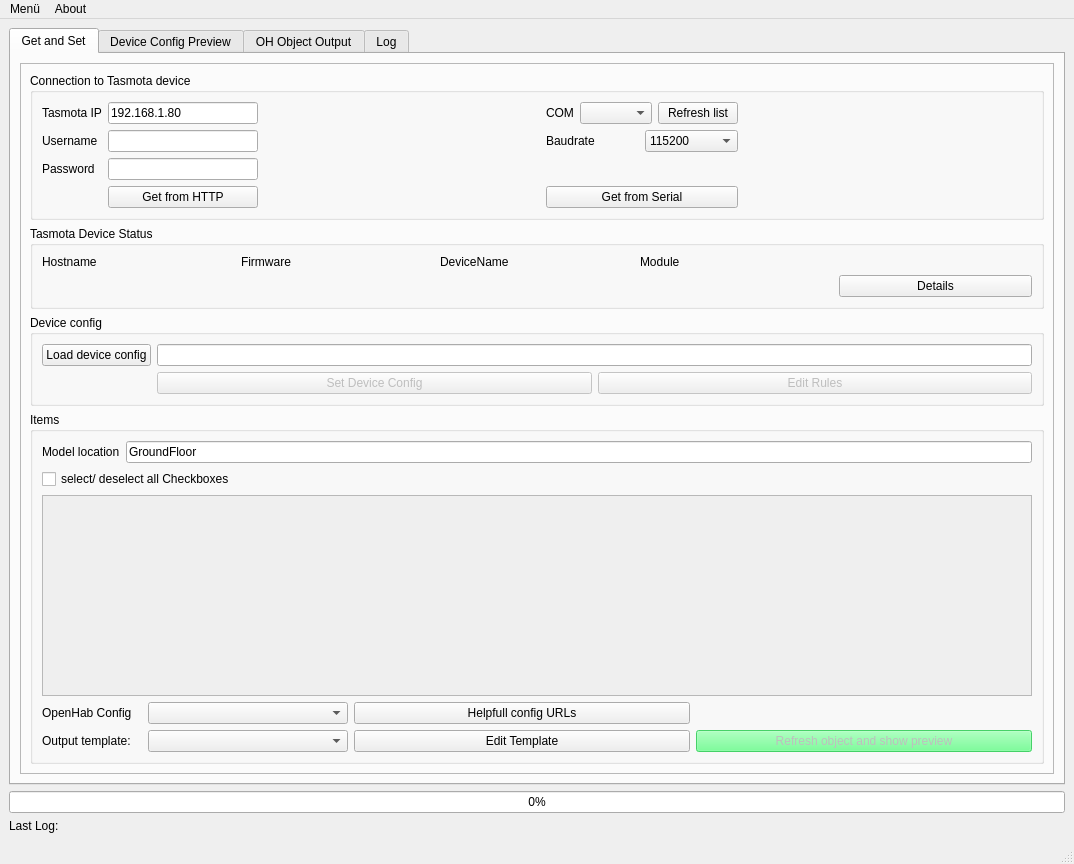
<?xml version="1.0" encoding="UTF-8"?>
<ui version="4.0">
 <class>MainWindow</class>
 <widget class="QMainWindow" name="MainWindow">
  <property name="geometry">
   <rect>
    <x>0</x>
    <y>0</y>
    <width>1074</width>
    <height>864</height>
   </rect>
  </property>
  <property name="windowTitle">
   <string>TasmoHAB</string>
  </property>
  <widget class="QWidget" name="centralwidget">
   <layout class="QVBoxLayout" name="verticalLayout_2">
    <item>
     <widget class="QTabWidget" name="tabWidget">
      <property name="currentIndex">
       <number>0</number>
      </property>
      <widget class="QWidget" name="tab">
       <attribute name="title">
        <string>Get and Set</string>
       </attribute>
       <layout class="QVBoxLayout" name="verticalLayout_3">
        <item>
         <widget class="QFrame" name="frame">
          <property name="toolTipDuration">
           <number>-1</number>
          </property>
          <property name="frameShape">
           <enum>QFrame::StyledPanel</enum>
          </property>
          <property name="frameShadow">
           <enum>QFrame::Raised</enum>
          </property>
          <layout class="QVBoxLayout" name="verticalLayout_9">
           <item>
            <widget class="QGroupBox" name="groupBox">
             <property name="title">
              <string>Connection to Tasmota device</string>
             </property>
             <layout class="QVBoxLayout" name="verticalLayout_4">
              <item>
               <layout class="QGridLayout" name="gridLayout_3">
                <item row="1" column="0">
                 <widget class="QLabel" name="label_2">
                  <property name="text">
                   <string>Username</string>
                  </property>
                 </widget>
                </item>
                <item row="1" column="1">
                 <widget class="QLineEdit" name="txt_user">
                  <property name="maximumSize">
                   <size>
                    <width>150</width>
                    <height>16777215</height>
                   </size>
                  </property>
                 </widget>
                </item>
                <item row="3" column="3">
                 <widget class="QPushButton" name="btn_get_serial">
                  <property name="toolTip">
                   <string>get data from tasmota device by serial</string>
                  </property>
                  <property name="text">
                   <string>Get from Serial</string>
                  </property>
                 </widget>
                </item>
                <item row="2" column="0">
                 <widget class="QLabel" name="label_3">
                  <property name="text">
                   <string>Password</string>
                  </property>
                 </widget>
                </item>
                <item row="1" column="2">
                 <spacer name="horizontalSpacer_2">
                  <property name="orientation">
                   <enum>Qt::Horizontal</enum>
                  </property>
                  <property name="sizeHint" stdset="0">
                   <size>
                    <width>40</width>
                    <height>20</height>
                   </size>
                  </property>
                 </spacer>
                </item>
                <item row="2" column="1">
                 <widget class="QLineEdit" name="txt_pass">
                  <property name="maximumSize">
                   <size>
                    <width>150</width>
                    <height>16777215</height>
                   </size>
                  </property>
                  <property name="echoMode">
                   <enum>QLineEdit::PasswordEchoOnEdit</enum>
                  </property>
                 </widget>
                </item>
                <item row="1" column="3">
                 <layout class="QGridLayout" name="gridLayout_6">
                  <item row="0" column="0">
                   <widget class="QLabel" name="label_8">
                    <property name="text">
                     <string>Baudrate</string>
                    </property>
                   </widget>
                  </item>
                  <item row="0" column="1">
                   <widget class="QComboBox" name="cmb_baud">
                    <property name="currentIndex">
                     <number>1</number>
                    </property>
                    <item>
                     <property name="text">
                      <string>9600</string>
                     </property>
                    </item>
                    <item>
                     <property name="text">
                      <string>115200</string>
                     </property>
                    </item>
                   </widget>
                  </item>
                 </layout>
                </item>
                <item row="0" column="0">
                 <widget class="QLabel" name="label">
                  <property name="text">
                   <string>Tasmota IP</string>
                  </property>
                 </widget>
                </item>
                <item row="0" column="1">
                 <widget class="QLineEdit" name="txt_ip">
                  <property name="maximumSize">
                   <size>
                    <width>150</width>
                    <height>16777215</height>
                   </size>
                  </property>
                  <property name="text">
                   <string>192.168.1.80</string>
                  </property>
                 </widget>
                </item>
                <item row="0" column="3">
                 <layout class="QGridLayout" name="gridLayout_2">
                  <item row="0" column="1">
                   <widget class="QComboBox" name="cmb_ports"/>
                  </item>
                  <item row="0" column="0">
                   <widget class="QLabel" name="label_4">
                    <property name="text">
                     <string>COM</string>
                    </property>
                   </widget>
                  </item>
                  <item row="0" column="2">
                   <widget class="QPushButton" name="btn_serport_refr">
                    <property name="text">
                     <string>Refresh list</string>
                    </property>
                   </widget>
                  </item>
                 </layout>
                </item>
                <item row="3" column="1">
                 <widget class="QPushButton" name="btn_get_http">
                  <property name="enabled">
                   <bool>true</bool>
                  </property>
                  <property name="toolTip">
                   <string>get data from tasmota device by http</string>
                  </property>
                  <property name="text">
                   <string>Get from HTTP</string>
                  </property>
                 </widget>
                </item>
                <item row="0" column="5">
                 <widget class="QLabel" name="label_5">
                  <property name="maximumSize">
                   <size>
                    <width>200</width>
                    <height>40</height>
                   </size>
                  </property>
                  <property name="text">
                   <string/>
                  </property>
                  <property name="pixmap">
                   <pixmap resource="resource.qrc">:/img/img/tasmota_logo.png</pixmap>
                  </property>
                  <property name="scaledContents">
                   <bool>true</bool>
                  </property>
                 </widget>
                </item>
                <item row="1" column="4">
                 <spacer name="horizontalSpacer">
                  <property name="orientation">
                   <enum>Qt::Horizontal</enum>
                  </property>
                  <property name="sizeHint" stdset="0">
                   <size>
                    <width>40</width>
                    <height>20</height>
                   </size>
                  </property>
                 </spacer>
                </item>
               </layout>
              </item>
             </layout>
            </widget>
           </item>
           <item>
            <widget class="QGroupBox" name="groupBox_4">
             <property name="title">
              <string>Tasmota Device Status</string>
             </property>
             <layout class="QVBoxLayout" name="verticalLayout_7">
              <item>
               <layout class="QGridLayout" name="gridLayout_5">
                <item row="0" column="3">
                 <widget class="QLabel" name="label_6">
                  <property name="text">
                   <string>Module</string>
                  </property>
                 </widget>
                </item>
                <item row="0" column="1">
                 <widget class="QLabel" name="lbl_firmware">
                  <property name="text">
                   <string>Firmware</string>
                  </property>
                 </widget>
                </item>
                <item row="1" column="1">
                 <widget class="QLabel" name="lbl_dev_firmware">
                  <property name="text">
                   <string/>
                  </property>
                 </widget>
                </item>
                <item row="0" column="2">
                 <widget class="QLabel" name="label_7">
                  <property name="text">
                   <string>DeviceName</string>
                  </property>
                 </widget>
                </item>
                <item row="1" column="3">
                 <widget class="QLabel" name="lbl_dev_module">
                  <property name="text">
                   <string/>
                  </property>
                 </widget>
                </item>
                <item row="1" column="2">
                 <widget class="QLabel" name="lbl_dev_name">
                  <property name="text">
                   <string/>
                  </property>
                 </widget>
                </item>
                <item row="1" column="4">
                 <widget class="QPushButton" name="btn_dev_details">
                  <property name="enabled">
                   <bool>true</bool>
                  </property>
                  <property name="text">
                   <string>Details</string>
                  </property>
                 </widget>
                </item>
                <item row="1" column="0">
                 <widget class="QLabel" name="lbl_dev_hostname">
                  <property name="text">
                   <string/>
                  </property>
                 </widget>
                </item>
                <item row="0" column="0">
                 <widget class="QLabel" name="lbl_dev_stat_2">
                  <property name="text">
                   <string>Hostname</string>
                  </property>
                 </widget>
                </item>
               </layout>
              </item>
             </layout>
            </widget>
           </item>
           <item>
            <widget class="QGroupBox" name="groupBox_2">
             <property name="title">
              <string>Device config</string>
             </property>
             <layout class="QVBoxLayout" name="verticalLayout_5">
              <item>
               <layout class="QGridLayout" name="gridLayout_4">
                <item row="0" column="1">
                 <widget class="QLineEdit" name="txt_config_file_path"/>
                </item>
                <item row="0" column="0">
                 <widget class="QPushButton" name="btn_load_object">
                  <property name="toolTip">
                   <string>&lt;html&gt;&lt;head/&gt;&lt;body&gt;&lt;p&gt;loads a predefined config file for the tasmota device.&lt;/p&gt;&lt;p&gt;You can use this to restore settings from another tasmota device to a new one.&lt;/p&gt;&lt;/body&gt;&lt;/html&gt;</string>
                  </property>
                  <property name="text">
                   <string>Load device config</string>
                  </property>
                 </widget>
                </item>
                <item row="1" column="1">
                 <layout class="QHBoxLayout" name="horizontalLayout">
                  <item>
                   <widget class="QPushButton" name="btn_set_dev_conf">
                    <property name="enabled">
                     <bool>false</bool>
                    </property>
                    <property name="text">
                     <string>Set Device Config</string>
                    </property>
                   </widget>
                  </item>
                  <item>
                   <widget class="QPushButton" name="btn_gen_rules">
                    <property name="enabled">
                     <bool>false</bool>
                    </property>
                    <property name="text">
                     <string>Edit Rules</string>
                    </property>
                   </widget>
                  </item>
                 </layout>
                </item>
               </layout>
              </item>
             </layout>
            </widget>
           </item>
           <item>
            <widget class="QGroupBox" name="groupBox_3">
             <property name="toolTip">
              <string/>
             </property>
             <property name="title">
              <string>Items</string>
             </property>
             <layout class="QVBoxLayout" name="verticalLayout_6">
              <item>
               <layout class="QGridLayout" name="gridLayout_11">
                <item row="0" column="0">
                 <widget class="QLabel" name="lbl_location">
                  <property name="text">
                   <string>Model location</string>
                  </property>
                 </widget>
                </item>
                <item row="0" column="1">
                 <widget class="QLineEdit" name="txt_location">
                  <property name="text">
                   <string>GroundFloor</string>
                  </property>
                 </widget>
                </item>
               </layout>
              </item>
              <item>
               <widget class="QCheckBox" name="cb_sel_all">
                <property name="text">
                 <string>select/ deselect all Checkboxes</string>
                </property>
               </widget>
              </item>
              <item>
               <layout class="QVBoxLayout" name="verticalLayout_8">
                <item>
                 <widget class="QScrollArea" name="scrollArea">
                  <property name="widgetResizable">
                   <bool>true</bool>
                  </property>
                  <widget class="QWidget" name="scrollAreaWidgetContents">
                   <property name="geometry">
                    <rect>
                     <x>0</x>
                     <y>0</y>
                     <width>972</width>
                     <height>86</height>
                    </rect>
                   </property>
                   <layout class="QGridLayout" name="gridLayout_17"/>
                  </widget>
                 </widget>
                </item>
               </layout>
              </item>
              <item>
               <layout class="QGridLayout" name="gridLayout">
                <item row="7" column="0">
                 <layout class="QGridLayout" name="gridLayout_10">
                  <item row="0" column="0">
                   <widget class="QLabel" name="label_11">
                    <property name="toolTip">
                     <string>Select the right OpenHab config (definded in tasmohab.cfg)</string>
                    </property>
                    <property name="toolTipDuration">
                     <number>-1</number>
                    </property>
                    <property name="statusTip">
                     <string/>
                    </property>
                    <property name="whatsThis">
                     <string/>
                    </property>
                    <property name="text">
                     <string>OpenHab Config</string>
                    </property>
                    <property name="textInteractionFlags">
                     <set>Qt::NoTextInteraction</set>
                    </property>
                   </widget>
                  </item>
                  <item row="0" column="1">
                   <widget class="QComboBox" name="cmb_outp_format">
                    <property name="maximumSize">
                     <size>
                      <width>200</width>
                      <height>16777215</height>
                     </size>
                    </property>
                    <property name="toolTip">
                     <string>select the right OH config (tasmohab.cfg)</string>
                    </property>
                    <property name="layoutDirection">
                     <enum>Qt::LeftToRight</enum>
                    </property>
                   </widget>
                  </item>
                  <item row="1" column="2">
                   <widget class="QPushButton" name="btn_edittmpl">
                    <property name="toolTip">
                     <string>&lt;html&gt;&lt;head/&gt;&lt;body&gt;&lt;p&gt;Opens an associated editor (i.e. notepad) for the *.tpl files (selected template).&lt;/p&gt;&lt;/body&gt;&lt;/html&gt;</string>
                    </property>
                    <property name="text">
                     <string>Edit Template</string>
                    </property>
                   </widget>
                  </item>
                  <item row="1" column="1">
                   <widget class="QComboBox" name="cmb_template">
                    <property name="maximumSize">
                     <size>
                      <width>200</width>
                      <height>16777215</height>
                     </size>
                    </property>
                    <property name="toolTip">
                     <string>&lt;html&gt;&lt;head/&gt;&lt;body&gt;&lt;p&gt;choose the right output format (txt or API) defined in template files (... ohgen/templates/MyTemplateFile.tpl)&lt;/p&gt;&lt;/body&gt;&lt;/html&gt;</string>
                    </property>
                    <property name="layoutDirection">
                     <enum>Qt::LeftToRight</enum>
                    </property>
                   </widget>
                  </item>
                  <item row="1" column="3">
                   <widget class="QPushButton" name="btn_refr_obj_data">
                    <property name="enabled">
                     <bool>false</bool>
                    </property>
                    <property name="font">
                     <font>
                      <strikeout>false</strikeout>
                     </font>
                    </property>
                    <property name="toolTip">
                     <string>&lt;html&gt;&lt;head/&gt;&lt;body&gt;&lt;p&gt;The YAML config is translated to JSON. The selected template file is then performed.&lt;/p&gt;&lt;p&gt;Please be careful which output/ template you choose!&lt;/p&gt;&lt;/body&gt;&lt;/html&gt;</string>
                    </property>
                    <property name="layoutDirection">
                     <enum>Qt::LeftToRight</enum>
                    </property>
                    <property name="autoFillBackground">
                     <bool>false</bool>
                    </property>
                    <property name="styleSheet">
                     <string notr="true">background-color: rgb(85, 255, 127);</string>
                    </property>
                    <property name="text">
                     <string>Refresh object and show preview</string>
                    </property>
                   </widget>
                  </item>
                  <item row="1" column="0">
                   <widget class="QLabel" name="label_10">
                    <property name="maximumSize">
                     <size>
                      <width>100</width>
                      <height>16777215</height>
                     </size>
                    </property>
                    <property name="toolTip">
                     <string>choose the right output format defined in template files (... ohgen/templates/MyTemplateFile.tpl)</string>
                    </property>
                    <property name="text">
                     <string>Output template:</string>
                    </property>
                   </widget>
                  </item>
                  <item row="0" column="2">
                   <widget class="QPushButton" name="btn_helpfullurls">
                    <property name="toolTip">
                     <string>&lt;html&gt;&lt;head/&gt;&lt;body&gt;&lt;p&gt;URL can be edited in tasmohab.cfg.&lt;/p&gt;&lt;/body&gt;&lt;/html&gt;</string>
                    </property>
                    <property name="text">
                     <string>Helpfull config URLs</string>
                    </property>
                   </widget>
                  </item>
                 </layout>
                </item>
               </layout>
              </item>
             </layout>
            </widget>
           </item>
          </layout>
         </widget>
        </item>
       </layout>
      </widget>
      <widget class="QWidget" name="tab_2">
       <attribute name="title">
        <string>Device Config Preview</string>
       </attribute>
       <layout class="QGridLayout" name="gridLayout_13">
        <item row="0" column="0">
         <layout class="QGridLayout" name="gridLayout_12"/>
        </item>
        <item row="1" column="1">
         <layout class="QVBoxLayout" name="verticalLayout">
          <item>
           <widget class="QLabel" name="label_9">
            <property name="font">
             <font>
              <weight>75</weight>
              <bold>true</bold>
             </font>
            </property>
            <property name="text">
             <string>YAML Format (editable)</string>
            </property>
           </widget>
          </item>
          <item>
           <widget class="QTextBrowser" name="config_txtbrowser">
            <property name="readOnly">
             <bool>false</bool>
            </property>
           </widget>
          </item>
          <item>
           <layout class="QGridLayout" name="gridLayout_9">
            <item row="0" column="0">
             <widget class="QPushButton" name="btn_show_json_obj">
              <property name="toolTip">
               <string>Show all GPIO info from the tasmota device.</string>
              </property>
              <property name="text">
               <string>Show Tasmota GPIOs</string>
              </property>
             </widget>
            </item>
            <item row="0" column="2">
             <widget class="QPushButton" name="btn_save_config">
              <property name="toolTip">
               <string>Save the above configuration to a file.</string>
              </property>
              <property name="text">
               <string>Save YAML Device Config</string>
              </property>
             </widget>
            </item>
            <item row="0" column="1">
             <widget class="QPushButton" name="btn_show_json_config">
              <property name="toolTip">
               <string>&lt;html&gt;&lt;head/&gt;&lt;body&gt;&lt;p&gt;The YAML configuration is translated to JSON.&lt;/p&gt;&lt;p&gt;The JSON format is used to apply the selected template.&lt;/p&gt;&lt;/body&gt;&lt;/html&gt;</string>
              </property>
              <property name="text">
               <string>Show current Json Object</string>
              </property>
             </widget>
            </item>
            <item row="1" column="1">
             <widget class="QPushButton" name="btn_gen_fin_objts">
              <property name="enabled">
               <bool>false</bool>
              </property>
              <property name="toolTip">
               <string>&lt;html&gt;&lt;head/&gt;&lt;body&gt;&lt;p&gt;The YAML config is translated to JSON. The selected template file is then performed.&lt;/p&gt;&lt;/body&gt;&lt;/html&gt;</string>
              </property>
              <property name="styleSheet">
               <string notr="true">background-color: rgb(85, 255, 127);</string>
              </property>
              <property name="text">
               <string>Generate final objects</string>
              </property>
             </widget>
            </item>
           </layout>
          </item>
         </layout>
        </item>
       </layout>
      </widget>
      <widget class="QWidget" name="tab_3">
       <attribute name="title">
        <string>OH Object Output</string>
       </attribute>
       <layout class="QGridLayout" name="gridLayout_14">
        <item row="2" column="0">
         <layout class="QGridLayout" name="gridLayout_16">
          <item row="4" column="1">
           <widget class="QPushButton" name="btn_save_final_via_rest">
            <property name="enabled">
             <bool>false</bool>
            </property>
            <property name="toolTip">
             <string>&lt;html&gt;&lt;head/&gt;&lt;body&gt;&lt;p&gt;The above configuration is saved via REST API.&lt;/p&gt;&lt;p&gt;Please check the correct settings in tasmohab.cfg.&lt;/p&gt;&lt;p&gt;Also basic authentication under API Security-&amp;gt; Show advanced must be enabled!&lt;/p&gt;&lt;/body&gt;&lt;/html&gt;</string>
            </property>
            <property name="styleSheet">
             <string notr="true">background-color: rgb(85, 255, 127);</string>
            </property>
            <property name="text">
             <string>Save Thing and Item via REST API</string>
            </property>
           </widget>
          </item>
          <item row="1" column="1">
           <widget class="QComboBox" name="cmb_oh_ips">
            <property name="toolTip">
             <string>&lt;html&gt;&lt;head/&gt;&lt;body&gt;&lt;p&gt;select the right OpenHab instance for REST API&lt;/p&gt;&lt;/body&gt;&lt;/html&gt;</string>
            </property>
           </widget>
          </item>
          <item row="4" column="0">
           <widget class="QPushButton" name="btn_save_final_to_file">
            <property name="enabled">
             <bool>false</bool>
            </property>
            <property name="toolTip">
             <string>&lt;html&gt;&lt;head/&gt;&lt;body&gt;&lt;p&gt;The above configuration is saved via txt files.&lt;/p&gt;&lt;/body&gt;&lt;/html&gt;</string>
            </property>
            <property name="styleSheet">
             <string notr="true">background-color: rgb(85, 255, 127);</string>
            </property>
            <property name="text">
             <string>Save Thing and Item to file</string>
            </property>
           </widget>
          </item>
          <item row="1" column="0">
           <layout class="QGridLayout" name="gridLayout_18">
            <item row="1" column="1">
             <widget class="QLineEdit" name="txt_thing_file">
              <property name="sizePolicy">
               <sizepolicy hsizetype="Minimum" vsizetype="Fixed">
                <horstretch>0</horstretch>
                <verstretch>0</verstretch>
               </sizepolicy>
              </property>
              <property name="toolTip">
               <string>select where the things file should be stored</string>
              </property>
             </widget>
            </item>
            <item row="1" column="0">
             <widget class="QLabel" name="lbl_thing_file">
              <property name="text">
               <string>Things path</string>
              </property>
             </widget>
            </item>
            <item row="2" column="1">
             <widget class="QLineEdit" name="txt_item_file">
              <property name="sizePolicy">
               <sizepolicy hsizetype="Minimum" vsizetype="Fixed">
                <horstretch>0</horstretch>
                <verstretch>0</verstretch>
               </sizepolicy>
              </property>
              <property name="toolTip">
               <string>select where the items file should be stored</string>
              </property>
             </widget>
            </item>
            <item row="2" column="0">
             <widget class="QLabel" name="lbl_item_file">
              <property name="sizePolicy">
               <sizepolicy hsizetype="Fixed" vsizetype="Preferred">
                <horstretch>0</horstretch>
                <verstretch>0</verstretch>
               </sizepolicy>
              </property>
              <property name="text">
               <string>Items path</string>
              </property>
             </widget>
            </item>
           </layout>
          </item>
          <item row="0" column="1">
           <widget class="QLabel" name="label_13">
            <property name="font">
             <font>
              <weight>75</weight>
              <bold>true</bold>
             </font>
            </property>
            <property name="text">
             <string>REST API</string>
            </property>
            <property name="alignment">
             <set>Qt::AlignCenter</set>
            </property>
           </widget>
          </item>
          <item row="0" column="0">
           <widget class="QLabel" name="label_12">
            <property name="font">
             <font>
              <weight>75</weight>
              <bold>true</bold>
             </font>
            </property>
            <property name="text">
             <string>Config text File</string>
            </property>
            <property name="alignment">
             <set>Qt::AlignCenter</set>
            </property>
           </widget>
          </item>
         </layout>
        </item>
        <item row="0" column="0">
         <layout class="QGridLayout" name="gridLayout_7">
          <item row="0" column="0">
           <layout class="QVBoxLayout" name="verticalLayout_10">
            <item>
             <widget class="QLabel" name="lbl_output">
              <property name="font">
               <font>
                <weight>75</weight>
                <bold>true</bold>
               </font>
              </property>
              <property name="text">
               <string>Thing</string>
              </property>
             </widget>
            </item>
            <item>
             <widget class="QTextBrowser" name="txt_output_thing">
              <property name="readOnly">
               <bool>false</bool>
              </property>
             </widget>
            </item>
            <item>
             <widget class="QLabel" name="lbl_output_2">
              <property name="font">
               <font>
                <weight>75</weight>
                <bold>true</bold>
               </font>
              </property>
              <property name="text">
               <string>Items</string>
              </property>
             </widget>
            </item>
            <item>
             <widget class="QTextBrowser" name="txt_output_item">
              <property name="readOnly">
               <bool>false</bool>
              </property>
             </widget>
            </item>
           </layout>
          </item>
         </layout>
        </item>
       </layout>
      </widget>
      <widget class="QWidget" name="tab_4">
       <attribute name="title">
        <string>Log</string>
       </attribute>
       <layout class="QGridLayout" name="gridLayout_15">
        <item row="0" column="0">
         <layout class="QGridLayout" name="gridLayout_8">
          <item row="0" column="0">
           <layout class="QVBoxLayout" name="verticalLayout_11">
            <item>
             <widget class="QLabel" name="lbl_log_2">
              <property name="maximumSize">
               <size>
                <width>16777215</width>
                <height>50</height>
               </size>
              </property>
              <property name="font">
               <font>
                <weight>75</weight>
                <bold>true</bold>
               </font>
              </property>
              <property name="text">
               <string>Log</string>
              </property>
             </widget>
            </item>
            <item>
             <widget class="QTextBrowser" name="txt_log">
              <property name="maximumSize">
               <size>
                <width>16777215</width>
                <height>16777215</height>
               </size>
              </property>
             </widget>
            </item>
            <item>
             <widget class="QPushButton" name="btn_clear_log">
              <property name="text">
               <string>Clear Log</string>
              </property>
             </widget>
            </item>
           </layout>
          </item>
         </layout>
        </item>
       </layout>
      </widget>
     </widget>
    </item>
    <item>
     <widget class="QProgressBar" name="progressBar">
      <property name="styleSheet">
       <string notr="true"> QProgressBar::chunk
 {
background-color: qlineargradient(spread:pad, x1:0, y1:0, x2:1, y2:0, stop:0 rgba(0, 223, 255, 255), stop:1 rgba(255, 255, 255, 255));
 }</string>
      </property>
      <property name="value">
       <number>0</number>
      </property>
      <property name="alignment">
       <set>Qt::AlignCenter</set>
      </property>
     </widget>
    </item>
    <item>
     <layout class="QHBoxLayout" name="horizontalLayout_3">
      <item>
       <widget class="QLabel" name="lbl_last_log_txt">
        <property name="maximumSize">
         <size>
          <width>50</width>
          <height>16777215</height>
         </size>
        </property>
        <property name="text">
         <string>Last Log:</string>
        </property>
       </widget>
      </item>
      <item>
       <widget class="QLabel" name="lbl_last_log">
        <property name="text">
         <string/>
        </property>
        <property name="wordWrap">
         <bool>true</bool>
        </property>
       </widget>
      </item>
     </layout>
    </item>
   </layout>
  </widget>
  <widget class="QMenuBar" name="menubar">
   <property name="geometry">
    <rect>
     <x>0</x>
     <y>0</y>
     <width>1074</width>
     <height>26</height>
    </rect>
   </property>
   <widget class="QMenu" name="menuTasmHAB">
    <property name="title">
     <string>Menü</string>
    </property>
    <widget class="QMenu" name="menuLoad_Config">
     <property name="title">
      <string>TasmoHab config</string>
     </property>
     <addaction name="actionEdit_conf"/>
     <addaction name="actionLoad_conf"/>
    </widget>
    <addaction name="separator"/>
    <addaction name="actionExit"/>
    <addaction name="menuLoad_Config"/>
   </widget>
   <widget class="QMenu" name="menuAbout">
    <property name="title">
     <string>About</string>
    </property>
    <addaction name="actionInfo"/>
   </widget>
   <addaction name="menuTasmHAB"/>
   <addaction name="menuAbout"/>
  </widget>
  <widget class="QStatusBar" name="statusbar"/>
  <action name="action_save_conf">
   <property name="text">
    <string>Save Device Config</string>
   </property>
  </action>
  <action name="actionExit">
   <property name="text">
    <string>Exit</string>
   </property>
  </action>
  <action name="actionInfo">
   <property name="text">
    <string>Info</string>
   </property>
  </action>
  <action name="actionLoad_conf">
   <property name="text">
    <string>Load Config</string>
   </property>
  </action>
  <action name="actionEdit_conf">
   <property name="text">
    <string>Edit Config</string>
   </property>
  </action>
 </widget>
 <tabstops>
  <tabstop>txt_ip</tabstop>
  <tabstop>txt_user</tabstop>
  <tabstop>txt_pass</tabstop>
  <tabstop>btn_get_http</tabstop>
  <tabstop>cmb_ports</tabstop>
  <tabstop>btn_serport_refr</tabstop>
  <tabstop>cmb_baud</tabstop>
  <tabstop>btn_get_serial</tabstop>
  <tabstop>btn_dev_details</tabstop>
  <tabstop>btn_load_object</tabstop>
  <tabstop>txt_config_file_path</tabstop>
  <tabstop>tabWidget</tabstop>
  <tabstop>config_txtbrowser</tabstop>
  <tabstop>btn_show_json_obj</tabstop>
  <tabstop>btn_save_config</tabstop>
  <tabstop>btn_show_json_config</tabstop>
  <tabstop>btn_gen_fin_objts</tabstop>
 </tabstops>
 <resources>
  <include location="resource.qrc"/>
 </resources>
 <connections/>
</ui>
